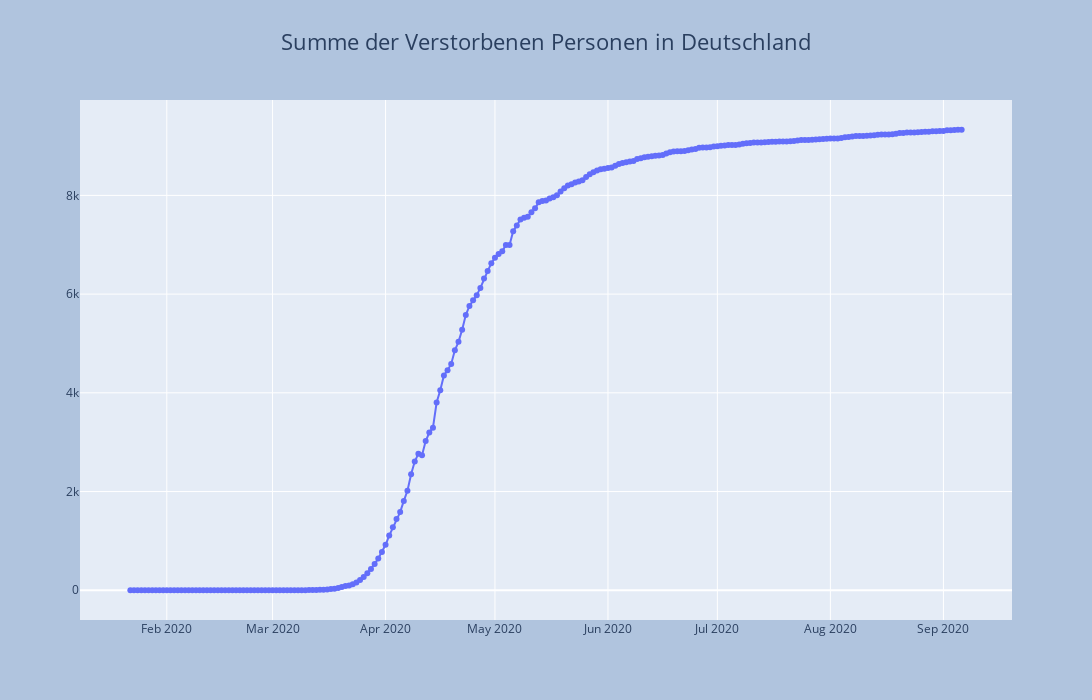

Notebook code cell kept with this figure:
### Code cell
fig = go.Figure()
fig.add_trace(go.Scatter(x=df['datum'], y=df['tote'], mode='lines+markers'))
fig = plot_layout(fig, 'Summe der Verstorbenen Personen in Deutschland')
fig.show()

### Figure 1 — Plotly figure (JSON) as saved in the notebook; plotly's stock layout.template omitted (floating-point values rounded to 4 significant figures; data arrays with more than 128 entries replaced by an {"elided": "..."} marker saying what was removed)
{"data": [{"mode": "lines+markers", "type": "scatter", "x": {"elided": "229 str values"}, "y": {"elided": "229 int values"}}], "layout": {"autosize": false, "height": 700, "hovermode": "x", "paper_bgcolor": "LightSteelBlue", "title": {"font": {"size": 22}, "text": "Summe der Verstorbenen Personen in Deutschland", "x": 0.5, "xanchor": "center", "y": 0.95}, "width": 1300}}
